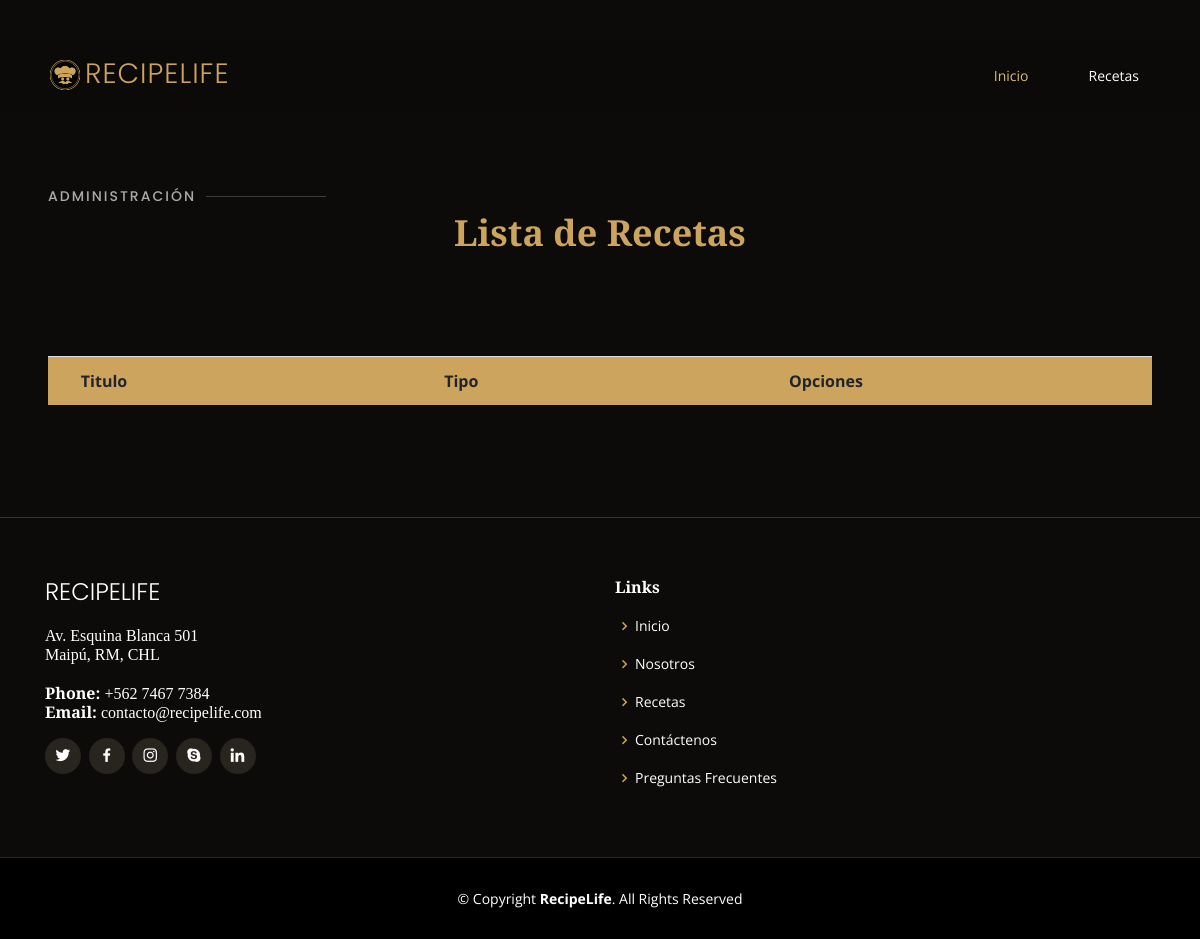
Before: /catalogo/listado-recetas/ with the older database file.
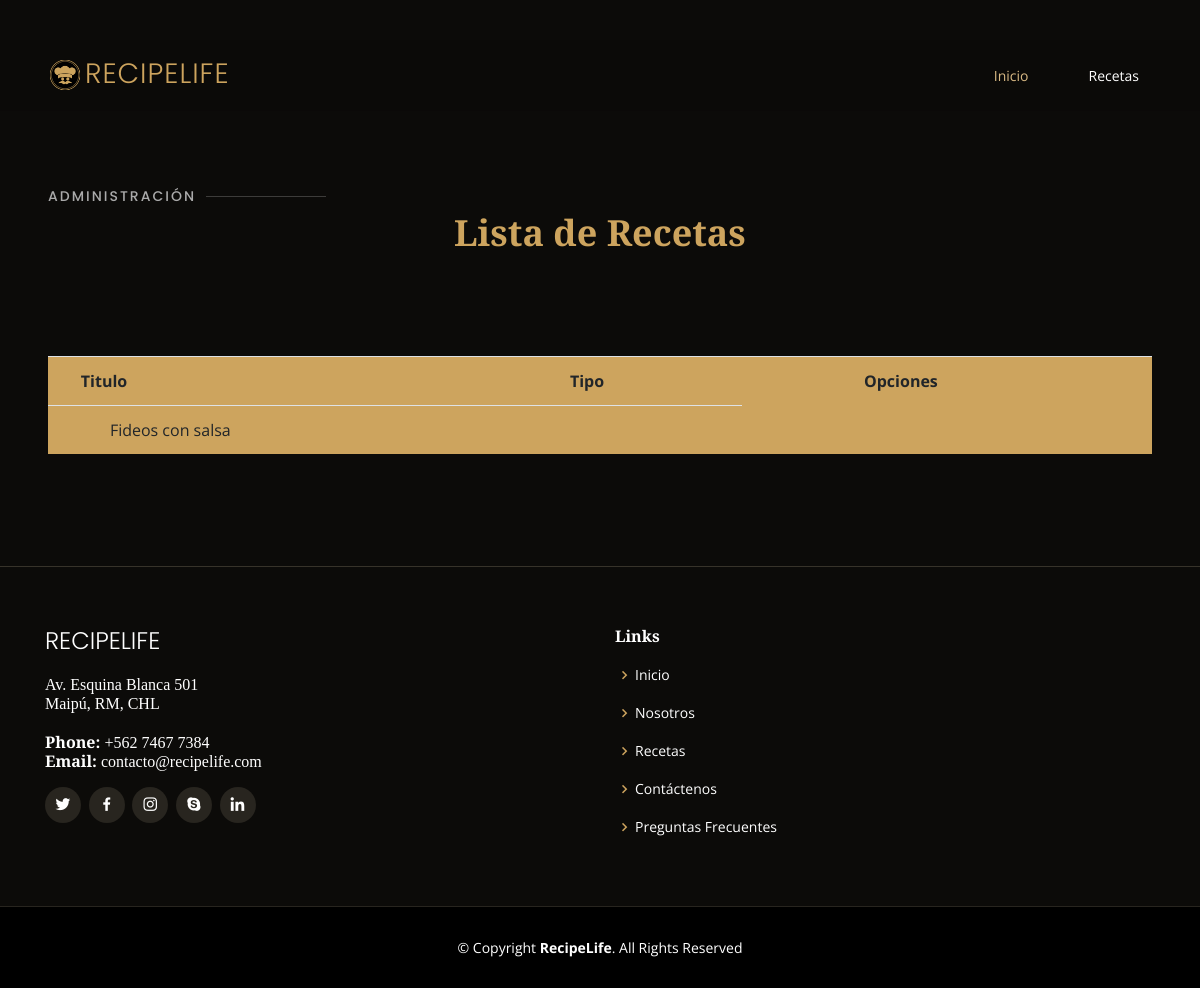
After: the same page with the newer database file.
### catalogo/models.py (models this page shows, shortened)
class Receta(models.Model):
    titulo = models.CharField(max_length=200)
    imagen = models.ImageField(null=True, blank=True)
    ingredientes = models.TextField(max_length=300)
    tipo = models.ForeignKey('Tipo', on_delete=models.SET_NULL, null=True, blank=False)
    descripcion = models.TextField(max_length=1000)

### catalogo/views.py (the view)
# urls.py: path('listado-recetas/', views.listado_recetas, name='listado_recetas'),
def listado_recetas(request):
    recetas= Receta.objects.all()
    data = {
        'recetas':recetas
    }
    return render(
        request,
        'listado_recetas.html',data
    )

### catalogo/templates/listado_recetas.html (shortened to what this page needs)
{% extends 'base_generic.html' %}
{% block navbar %}
<nav class="nav-menu d-none d-lg-block">
  <ul>
    <li class="active"><a class="nav-link" href="{% url 'index' %}">Inicio</a></li>
    <li><a class="nav-link" href="{% url 'recetas' %}">Recetas</a></li>
  </ul>
</nav>
{% endblock %}
{% block content %}
<br><br><br><br><br><br>
<div class="section-title p-5">
    <h2>Administración</h2>
    <p>Lista de Recetas</p>
</div>
<div class="p-5 ">
    <table class="table table-hover" style="background-color: #cda45e;">
        <tr>
            <th>&nbsp;&nbsp;&nbsp;&nbsp; Titulo &nbsp;&nbsp;&nbsp;&nbsp; </th>
            <th></th>
            <th>Tipo &nbsp;&nbsp;&nbsp;&nbsp; </th>
            <th></th>
            <th>&nbsp;&nbsp;&nbsp;&nbsp;&nbsp;&nbsp;&nbsp;&nbsp; &nbsp;&nbsp;&nbsp; Opciones</th>
        </tr>
        {% for r in recetas %}
        <tr>
            <td>&nbsp;&nbsp;&nbsp;&nbsp;&nbsp;&nbsp;&nbsp;&nbsp;&nbsp;&nbsp;&nbsp;&nbsp;{{r.titulo}}</td>
            <td></td>
            <td>{% for tipo in r.tipo.all %} {{ tipo }}{% if not forloop.last %}, {% endif %}{% endfor %}</td>
        </tr>
        {%endfor%}
    </table>
</div>
{% endblock %}

Changed rows visible on the page:
added Receta: titulo "Fideos con salsa"
